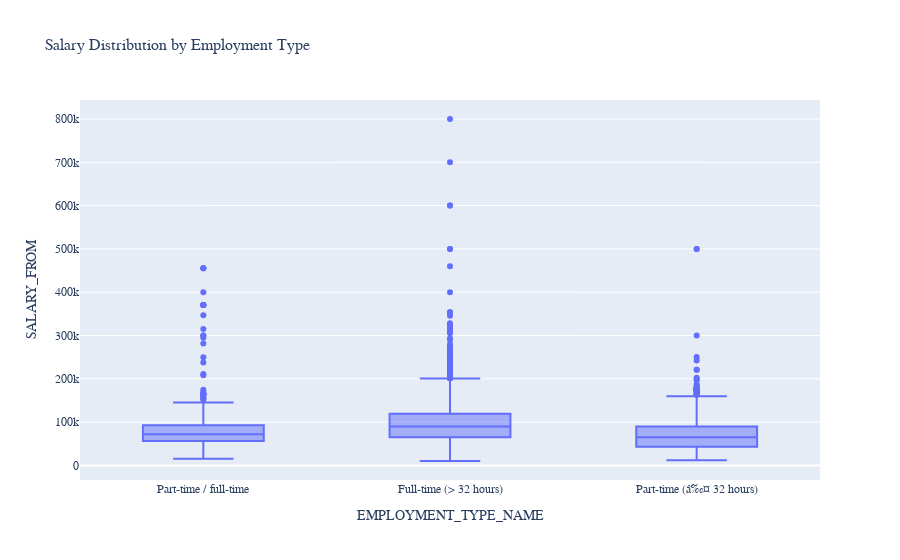

The cell this chart's notebook holds for it:
### Markdown cell above
# Salary Distribution by Employment Type
- Identify salary trends across different employment types.
- **Filter the dataset**
  - Remove records where **salary is missing or zero**.
- **Aggregate Data**
  - Group by **employment type** and compute salary distribution.
- **Visualize results**
  - Create a **box plot** where:
    - **X-axis** = `EMPLOYMENT_TYPE_NAME`
    - **Y-axis** = `SALARY_FROM`
  - Customize **colors, fonts, and styles** to avoid a **2.5-point deduction**.
- **Explanation:** Write two sentences about what the graph reveals.

### Code cell
# Your Code for 1st question here
df_filtered = df.filter((df["SALARY_FROM"].isNotNull()) & (df["SALARY_FROM"] > 0))
pdf = df_filtered.select("EMPLOYMENT_TYPE_NAME", "SALARY_FROM").toPandas()
fig = px.box(pdf, x="EMPLOYMENT_TYPE_NAME", y="SALARY_FROM", title="Salary Distribution by Employment Type", color_discrete_sequence=["#636EFA"])
fig.update_layout(font_family="Arial", title_font_size=16)
fig.show()

### Figure 1 — Plotly figure (JSON) as saved in the notebook; plotly's stock layout.template omitted (floating-point values rounded to 4 significant figures; data arrays with more than 128 entries replaced by an {"elided": "..."} marker saying what was removed)
{"data": [{"alignmentgroup": "True", "hovertemplate": "EMPLOYMENT_TYPE_NAME=%{x}<br>SALARY_FROM=%{y}<extra></extra>", "legendgroup": "", "marker": {"color": "#636EFA"}, "name": "", "notched": false, "offsetgroup": "", "orientation": "v", "showlegend": false, "type": "box", "x": {"elided": "32398 str values"}, "x0": " ", "xaxis": "x", "y": {"elided": "32398 int values"}, "y0": " ", "yaxis": "y"}], "layout": {"boxmode": "group", "font": {"family": "Arial"}, "legend": {"tracegroupgap": 0}, "title": {"font": {"size": 16}, "text": "Salary Distribution by Employment Type"}, "xaxis": {"anchor": "y", "domain": [0, 1], "title": {"text": "EMPLOYMENT_TYPE_NAME"}}, "yaxis": {"anchor": "x", "domain": [0, 1], "title": {"text": "SALARY_FROM"}}}}
